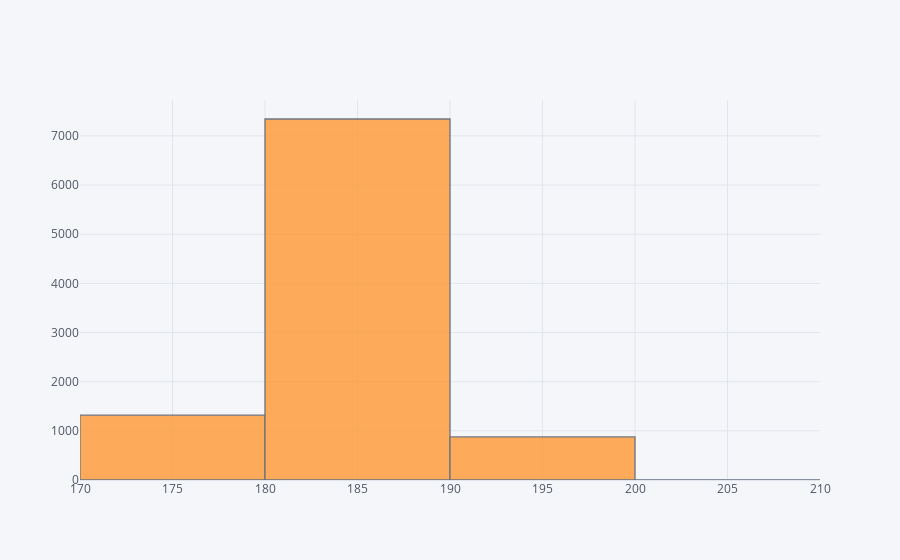

Notebook code cell kept with this figure:
### Code cell
#Using cufflink to show the same information with an interactive graph
import cufflinks as cf
cf.go_offline()
df['avg_hrs_month'].iplot(kind='hist',bins=3)

### Figure 1 — Plotly figure (JSON) as saved in the notebook; plotly's stock layout.template omitted (floating-point values rounded to 4 significant figures; data arrays with more than 128 entries replaced by an {"elided": "..."} marker saying what was removed)
{"data": [{"histfunc": "count", "histnorm": "", "marker": {"color": "rgba(255, 153, 51, 1.0)", "line": {"color": "#4D5663", "width": 1.3}}, "name": "avg_hrs_month", "nbinsx": 3, "opacity": 0.8, "orientation": "v", "type": "histogram", "x": {"elided": "9540 float values"}}], "layout": {"barmode": "overlay", "legend": {"bgcolor": "#F5F6F9", "font": {"color": "#4D5663"}}, "paper_bgcolor": "#F5F6F9", "plot_bgcolor": "#F5F6F9", "title": {"font": {"color": "#4D5663"}}, "xaxis": {"gridcolor": "#E1E5ED", "showgrid": true, "tickfont": {"color": "#4D5663"}, "title": {"font": {"color": "#4D5663"}, "text": ""}, "zerolinecolor": "#E1E5ED"}, "yaxis": {"gridcolor": "#E1E5ED", "showgrid": true, "tickfont": {"color": "#4D5663"}, "title": {"font": {"color": "#4D5663"}, "text": ""}, "zerolinecolor": "#E1E5ED"}}}
